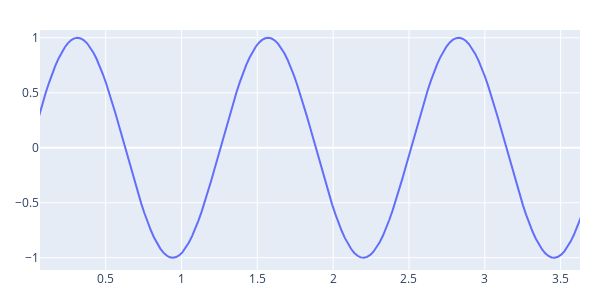

Notebook code cell kept with this figure:
### Code cell
x_all = np.linspace(0, 4*np.pi, 600)
y_all = np.sin(5 * x_all)

fig = go.Figure(go.Scatter(x=x_all, y=y_all))
fig.update_layout(height=300, width=600,
                          margin=dict(l=40, r=20, t=30, b=30))
fig.show()

### Figure 1 — Plotly figure (JSON) as saved in the notebook; plotly's stock layout.template omitted (floating-point values rounded to 4 significant figures; data arrays with more than 128 entries replaced by an {"elided": "..."} marker saying what was removed)
{"data": [{"type": "scatter", "x": {"elided": "600 float values"}, "y": {"elided": "600 float values"}}], "layout": {"dragmode": "zoom", "height": 300, "margin": {"b": 30, "l": 40, "r": 20, "t": 30}, "width": 600, "xaxis": {"autorange": false, "range": [0.0671, 3.628], "type": "linear"}, "yaxis": {"autorange": false, "range": [-1.111, 1.071], "type": "linear"}}}
